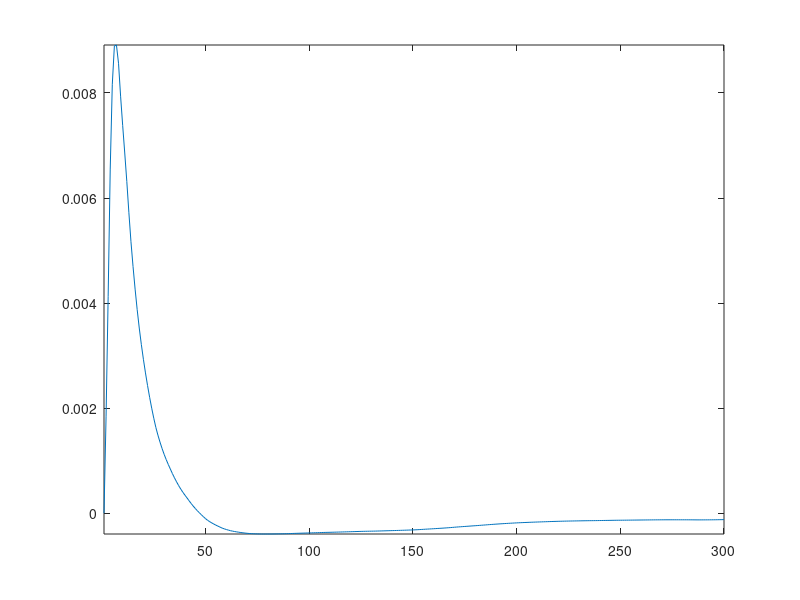

Source code (MATLAB):
lambda = 1;
tau = 1;
N = 201;
x = linspace(-2.5,2.5,N)';
P  = @(x)max(x,0);
Pm = @(x)max(-x,0);
eta = randn(N,1);

Soft = @(x,k)sign(x).*P(abs(x)-k);

R = P(P(x)-tau*(eta+lambda)) - ...
    P(Pm(x)-tau*(-eta+lambda));

clf; hold on;
plot(R);
plot(Soft(x-tau*eta,lambda*tau), 'r.:');


clf; hold on;
plot(R - Soft(x-tau*eta,lambda*tau), 'r');


%%
% implement lasso

N = 200; P = round(N/2);
A = randn(P,N);
y = randn(P,1);
lambda = .1;
tau = 1/norm(A)^2;
x = zeros(N,1);
niter = 300;
E_fista = [];
for i=1:niter
    eta = A'*(A*x-y);
    x = Soft(x-tau*eta,lambda*tau);
    if mod(i,10)==0
    clf;
    plot(x); drawnow;
    end
    E_fista(i) = 1/2*norm(y-A*x)^2+lambda*norm(x,1);
end


%%
% implement PGD

Proj  = @(x)max(x,0);
u = zeros(N,1);
v = zeros(N,1);
Coefs = [];
E_pgd = [];
% tau = 1/(2*norm(A)^2);
for i=1:niter
    eta = A'*(A*(u-v)-y);
    %
    u = Proj(u-tau*(eta+lambda));
    v = Proj(v-tau*(-eta+lambda));
    Coefs(i) = sum(u~=0 & v~=0);
    %    
    x1 = u-v;
    if mod(i,10)==0
    clf; hold on;
    plot(u-v)
    plot(u, 'g.');
    plot(-v, 'r.'); 
    drawnow;
    end
    E_pgd(i) = 1/2*norm(y-A*(u-v))^2+lambda*norm(u-v,1);
end

clf; hold on;
plot([E_fista(:),E_pgd(:)]);
axis tight;
legend('Fist','PGD');

clf;
plot(( E_fista-E_pgd ) / max(E_fista));
axis tight;
